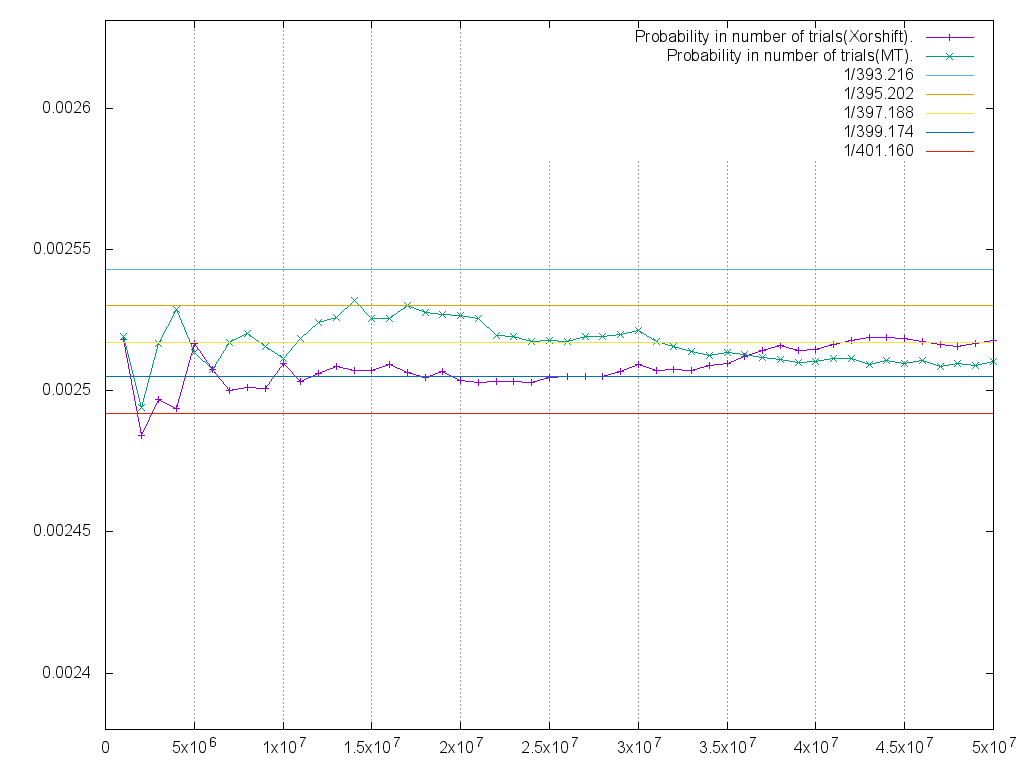

This figure's gnuplot source:
set yrange[0.002380:0.002631]
set xrange[0:50000000]
set xtics 5000000

set terminal png size 1024,768
set output "/dev/null"

plot "tei01_low0.dat" using 1:4 title "Probability in number of trials(Xorshift)." w lp
replot "tei01_low1.dat" using 1:4 title "Probability in number of trials(MT)." w lp
replot 0.002543 title "1/393.216" 
replot 0.002530 title "1/395.202" 
replot 0.002517 title "1/397.188" 
replot 0.002505 title "1/399.174" 
replot 0.002492 title "1/401.160" 

set grid xtics
set output "tei01_low.png"
replot

reset
clear

set yrange[0.007033:0.008595]
set xrange[0:50000000]
set xtics 5000000
set grid xtics

set terminal png size 1024,768
set output "/dev/null"

plot "tei01_low0.dat" using 1:6 title "Probability in number of trials(Xorshift)." w lp
replot "tei01_low1.dat" using 1:6 title "Probability in number of trials(MT)." w lp
replot 0.007814 title "1/127.969" 
replot 0.007774 title "1/128.626" 
replot 0.007736 title "1/129.262" 
replot 0.007698 title "1/129.905" 
replot 0.007660 title "1/130.555" 

set grid xtics
set output "tei01_high.png"
replot


